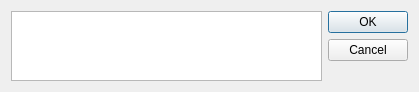
<?xml version="1.0" encoding="UTF-8"?>
<ui version="4.0">
 <class>Dialog</class>
 <widget class="QDialog" name="Dialog">
  <property name="geometry">
   <rect>
    <x>0</x>
    <y>0</y>
    <width>419</width>
    <height>76</height>
   </rect>
  </property>
  <property name="windowTitle">
   <string>Dialog</string>
  </property>
  <layout class="QGridLayout" name="gridLayout">
   <item row="0" column="0">
    <widget class="QTextBrowser" name="textBrowser"/>
   </item>
   <item row="0" column="1">
    <widget class="QDialogButtonBox" name="buttonBox">
     <property name="orientation">
      <enum>Qt::Vertical</enum>
     </property>
     <property name="standardButtons">
      <set>QDialogButtonBox::Cancel|QDialogButtonBox::Ok</set>
     </property>
    </widget>
   </item>
  </layout>
 </widget>
 <resources/>
 <connections>
  <connection>
   <sender>buttonBox</sender>
   <signal>accepted()</signal>
   <receiver>Dialog</receiver>
   <slot>accept()</slot>
   <hints>
    <hint type="sourcelabel">
     <x>248</x>
     <y>254</y>
    </hint>
    <hint type="destinationlabel">
     <x>157</x>
     <y>274</y>
    </hint>
   </hints>
  </connection>
  <connection>
   <sender>buttonBox</sender>
   <signal>rejected()</signal>
   <receiver>Dialog</receiver>
   <slot>reject()</slot>
   <hints>
    <hint type="sourcelabel">
     <x>316</x>
     <y>260</y>
    </hint>
    <hint type="destinationlabel">
     <x>286</x>
     <y>274</y>
    </hint>
   </hints>
  </connection>
 </connections>
</ui>
